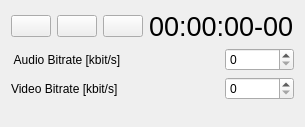
<?xml version="1.0" encoding="UTF-8"?>
<ui version="4.0">
 <class>VideoCaptureWindow</class>
 <widget class="QDialog" name="VideoCaptureWindow">
  <property name="geometry">
   <rect>
    <x>0</x>
    <y>0</y>
    <width>300</width>
    <height>127</height>
   </rect>
  </property>
  <property name="font">
   <font>
    <bold>false</bold>
   </font>
  </property>
  <property name="windowTitle">
   <string>Video Aufnahme</string>
  </property>
  <layout class="QGridLayout" name="gridLayout">
   <item row="0" column="2">
    <widget class="QPushButton" name="CaptureStop">
     <property name="enabled">
      <bool>true</bool>
     </property>
     <property name="focusPolicy">
      <enum>Qt::NoFocus</enum>
     </property>
     <property name="text">
      <string/>
     </property>
     <property name="icon">
      <iconset resource="emu64.qrc">
       <normaloff>:/grafik/video_rec_stop.png</normaloff>:/grafik/video_rec_stop.png</iconset>
     </property>
     <property name="iconSize">
      <size>
       <width>25</width>
       <height>25</height>
      </size>
     </property>
    </widget>
   </item>
   <item row="2" column="0" colspan="4">
    <widget class="QLabel" name="label_2">
     <property name="text">
      <string>Video Bitrate [kbit/s]</string>
     </property>
    </widget>
   </item>
   <item row="0" column="0">
    <widget class="QPushButton" name="CaptureStart">
     <property name="focusPolicy">
      <enum>Qt::NoFocus</enum>
     </property>
     <property name="text">
      <string/>
     </property>
     <property name="icon">
      <iconset resource="emu64.qrc">
       <normaloff>:/grafik/video_rec_start.png</normaloff>:/grafik/video_rec_start.png</iconset>
     </property>
     <property name="iconSize">
      <size>
       <width>25</width>
       <height>25</height>
      </size>
     </property>
    </widget>
   </item>
   <item row="1" column="4">
    <widget class="QSpinBox" name="AudioBitrate"/>
   </item>
   <item row="1" column="0" colspan="4">
    <widget class="QLabel" name="label">
     <property name="text">
      <string> Audio Bitrate [kbit/s]</string>
     </property>
    </widget>
   </item>
   <item row="0" column="3" colspan="2">
    <widget class="QLabel" name="TimeOutput">
     <property name="enabled">
      <bool>true</bool>
     </property>
     <property name="font">
      <font>
       <pointsize>20</pointsize>
       <bold>false</bold>
      </font>
     </property>
     <property name="text">
      <string>00:00:00-00</string>
     </property>
    </widget>
   </item>
   <item row="0" column="1">
    <widget class="QPushButton" name="CapturePause">
     <property name="focusPolicy">
      <enum>Qt::NoFocus</enum>
     </property>
     <property name="text">
      <string/>
     </property>
     <property name="icon">
      <iconset resource="emu64.qrc">
       <normaloff>:/grafik/video_rec_pause_off.png</normaloff>
       <normalon>:/grafik/video_rec_pause_on.png</normalon>:/grafik/video_rec_pause_off.png</iconset>
     </property>
     <property name="iconSize">
      <size>
       <width>25</width>
       <height>25</height>
      </size>
     </property>
     <property name="checkable">
      <bool>true</bool>
     </property>
     <property name="checked">
      <bool>false</bool>
     </property>
    </widget>
   </item>
   <item row="2" column="4">
    <widget class="QSpinBox" name="VideoBitrate"/>
   </item>
   <item row="3" column="0">
    <spacer name="verticalSpacer">
     <property name="orientation">
      <enum>Qt::Vertical</enum>
     </property>
     <property name="sizeHint" stdset="0">
      <size>
       <width>20</width>
       <height>40</height>
      </size>
     </property>
    </spacer>
   </item>
   <item row="1" column="5">
    <spacer name="horizontalSpacer">
     <property name="orientation">
      <enum>Qt::Horizontal</enum>
     </property>
     <property name="sizeHint" stdset="0">
      <size>
       <width>40</width>
       <height>20</height>
      </size>
     </property>
    </spacer>
   </item>
  </layout>
 </widget>
 <resources>
  <include location="emu64.qrc"/>
 </resources>
 <connections/>
</ui>
